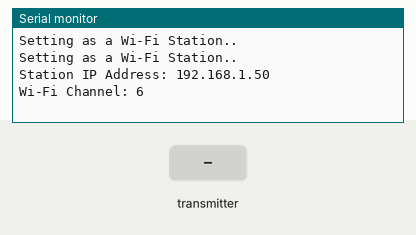
The sketch below on a simulated ESP8266 (NodeMCU). Parts: the last lines printed to the serial monitor. The test bench sets the inputs (shaded band). WiFi joins after 1.5 s; servers stay silent unless stated.

Above: at 3.2 s.
3.3 s: the transmitter starts sending id = 0
At 3.61 s:
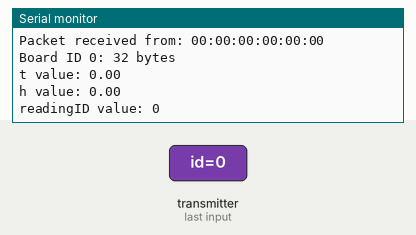
4.8 s: the transmitter starts sending temp = 25
6.3 s: the transmitter starts sending hum = 25
7.8 s: the transmitter starts sending readingId = 1
At 8.11 s:
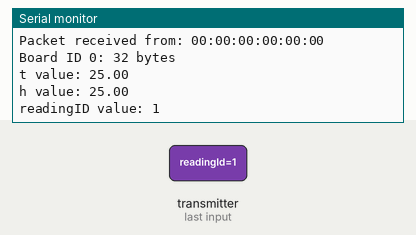
9.3 s: the transmitter starts sending id = 1
10.8 s: the transmitter starts sending temp = 50
Timing chart, 0 to 13.3 s (numbered marks = the images above; inputs shaded):
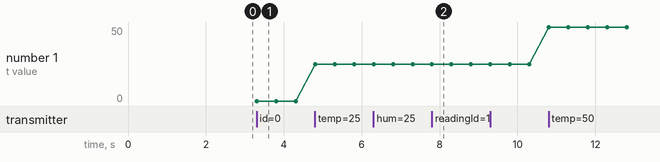

Measured:
- after the input at 3.3 s, the serial monitor: prints a new line at once (image 1)
- after the input at 7.8 s, the serial monitor: prints a new line at once (image 2)
- plotted number 1: 0 → 25 after the input at 4.8 s, 25 → 50 after the input at 10.8 s

The sketch:

Receptor_ESP8266_v5.ino
```cpp
// (licence header left out)
#include <espnow.h>
#include <ESP8266WiFi.h>
#include "ESPAsyncWebServer.h"
#include "ESPAsyncTCP.h"
#include <Arduino_JSON.h>

// Replace with your network credentials (STATION)
const char* ssid = "nome_da_rede";
const char* password = "senha_da_rede";

// Structure example to receive data
// Must match the sender structure
typedef struct struct_message {
  int id;
  double temp;
  double hum;
  unsigned int readingId;
} struct_message;

struct_message incomingReadings;

JSONVar board;

AsyncWebServer server(80);
AsyncEventSource events("/events");

// callback function that will be executed when data is received
void OnDataRecv(uint8_t * mac_addr, uint8_t *incomingData, uint8_t len) {
  // Copies the sender mac address to a string
  char macStr[18];
  Serial.print("Packet received from: ");
  snprintf(macStr, sizeof(macStr), "%02x:%02x:%02x:%02x:%02x:%02x",
           mac_addr[0], mac_addr[1], mac_addr[2], mac_addr[3], mac_addr[4], mac_addr[5]);
  Serial.println(macStr);
  memcpy(&incomingReadings, incomingData, sizeof(incomingReadings));

  board["id"] = incomingReadings.id;
  board["temperature"] = incomingReadings.temp;
  board["humidity"] = incomingReadings.hum;
  board["readingId"] = String(incomingReadings.readingId);
  String jsonString = JSON.stringify(board);
  events.send(jsonString.c_str(), "new_readings", millis());

  Serial.printf("Board ID %u: %u bytes\n", incomingReadings.id, len);
  Serial.printf("t value: %4.2f \n", incomingReadings.temp);
  Serial.printf("h value: %4.2f \n", incomingReadings.hum);
  Serial.printf("readingID value: %d \n", incomingReadings.readingId);
  Serial.println();
}

const char index_html[] PROGMEM = R"rawliteral(
<!DOCTYPE HTML><html>
<head>
  <title>ESP-NOW DASHBOARD</title>
  <meta name="viewport" content="width=device-width, initial-scale=1">
  <link rel="stylesheet" href="https://use.fontawesome.com/releases/v5.7.2/css/all.css" integrity="sha384-fnmOCqbTlWIlj8LyTjo7mOUStjsKC4pOpQbqyi7RrhN7udi9RwhKkMHpvLbHG9Sr" crossorigin="anonymous">
  <link rel="icon" href="data:,">
  <style>
    html {font-family: Arial; display: inline-block; text-align: center;}
    h1 {  font-size: 2rem;}
    body {  margin: 0;}
    .topnav { overflow: hidden; background-color: #2f4468; color: white; font-size: 1.7rem; }
    .content { padding: 20px; }
    .card { background-color: white; box-shadow: 2px 2px 12px 1px rgba(140,140,140,.5); }
    .cards { max-width: 700px; margin: 0 auto; display: grid; grid-gap: 2rem; grid-template-columns: repeat(auto-fit, minmax(320px, 1fr)); }
    .reading { font-size: 2.8rem; }
    .timestamp { color: #bebebe; font-size: 1rem; }
    .card-title{ font-size: 1.2rem; font-weight : bold; }
    .card.temperature { color: #B10F2E; }
    .card.humidity { color: #50B8B4; }
  </style>
</head>
<body>
  <div class="topnav">
    <h1>MONITORAMENTO DASHBOARD</h1>
  </div>
  <div class="content">
    <div class="cards">
      <div class="card temperature">
        <p class="card-title"><i class="fas fa-thermometer-half"></i> TOMADA #1 - POTENCIA</p><p><span class="reading"><span id="t1"></span>VA</span></p><p class="timestamp">Last Reading: <span id="rt1"></span></p>
      </div>
      <div class="card humidity">
        <p class="card-title"><i class="fas fa-tint"></i> TOMADA #1 - CORRENTE</p><p><span class="reading"><span id="h1"></span>A</span></p><p class="timestamp">Last Reading: <span id="rh1"></span></p>
      </div>
      <div class="card temperature">
        <p class="card-title"><i class="fas fa-thermometer-half"></i> TOMADA #2 - POTENCIA</p><p><span class="reading"><span id="t2"></span>VA</span></p><p class="timestamp">Last Reading: <span id="rt2"></span></p>
      </div>
      <div class="card humidity">
        <p class="card-title"><i class="fas fa-tint"></i> TOMADA #2 - CORRENTE</p><p><span class="reading"><span id="h2"></span>A</span></p><p class="timestamp">Last Reading: <span id="rh2"></span></p>
      </div>
      <div class="card temperature">
        <p class="card-title"><i class="fas fa-thermometer-half"></i> TOMADA #3 - POTENCIA</p><p><span class="reading"><span id="t3"></span>VA</span></p><p class="timestamp">Last Reading: <span id="rt3"></span></p>
      </div>
      <div class="card humidity">
        <p class="card-title"><i class="fas fa-tint"></i> TOMADA #3 - CORRENTE</p><p><span class="reading"><span id="h3"></span>A</span></p><p class="timestamp">Last Reading: <span id="rh3"></span></p>
      </div>
    </div>
  </div>
<script>
function getDateTime() {
  var currentdate = new Date();
  var datetime = currentdate.getDate() + "/"
  + (currentdate.getMonth()+1) + "/"
  + currentdate.getFullYear() + " at "
  + currentdate.getHours() + ":"
  + currentdate.getMinutes() + ":"
  + currentdate.getSeconds();
  return datetime;
}
if (!!window.EventSource) {
 var source = new EventSource('/events');

 source.addEventListener('open', function(e) {
  console.log("Events Connected");
 }, false);
 source.addEventListener('error', function(e) {
  if (e.target.readyState != EventSource.OPEN) {
    console.log("Events Disconnected");
  }
 }, false);

 source.addEventListener('message', function(e) {
  console.log("message", e.data);
 }, false);

 /*source.addEventListener('new_readings', function(e) {
  console.log("new_readings", e.data);
  var obj = JSON.parse(e.data);
  document.getElementById("t"+obj.id).innerHTML = obj.temperature.toFixed(2);// Acho que tem que mexer aqui----------------------
  document.getElementById("h"+obj.id).innerHTML = obj.humidity.toFixed(2);// E mexer aqui----------------------------------------
  document.getElementById("rt"+obj.id).innerHTML = getDateTime();
  document.getElementById("rh"+obj.id).innerHTML = getDateTime();
 }, false);*/
 source.addEventListener('new_readings', function(e) {
  console.log("new_readings", e.data);
  var obj = JSON.parse(e.data);
  document.getElementById("t"+obj.id).innerHTML = obj.temperature.toFixed(3);// Acho que tem que mexer aqui----------------------
  document.getElementById("h"+obj.id).innerHTML = obj.humidity.toFixed(3);// E mexer aqui----------------------------------------
  document.getElementById("rt"+obj.id).innerHTML = getDateTime();
  document.getElementById("rh"+obj.id).innerHTML = getDateTime();
 }, false);
}
</script>
</body>
</html>)rawliteral";

void setup() {
  // Initialize Serial Monitor
  Serial.begin(115200);

  // Set the device as a Station and Soft Access Point simultaneously
  WiFi.mode(WIFI_AP_STA);

  // Set device as a Wi-Fi Station
  WiFi.begin(ssid, password);
  while (WiFi.status() != WL_CONNECTED) {
    delay(1000);
    Serial.println("Setting as a Wi-Fi Station..");
  }
  Serial.print("Station IP Address: ");
  Serial.println(WiFi.localIP());
  Serial.print("Wi-Fi Channel: ");
  Serial.println(WiFi.channel());

  // Init ESP-NOW
  if (esp_now_init() != 0) {
    Serial.println("Error initializing ESP-NOW");
    return;
  }

  // Once ESPNow is successfully Init, we will register for recv CB to
  // get recv packer info
  esp_now_register_recv_cb(OnDataRecv);

  server.on("/", HTTP_GET, [](AsyncWebServerRequest *request){
    request->send_P(200, "text/html", index_html);
  });

  events.onConnect([](AsyncEventSourceClient *client){
    if(client->lastId()){
      Serial.printf("Client reconnected! Last message ID that it got is: %u\n", client->lastId());
    }
    // send event with message "hello!", id current millis
    // and set reconnect delay to 1 second
    client->send("hello!", NULL, millis(), 10000);
  });
  server.addHandler(&events);
  server.begin();
}

void loop() {
  static unsigned long lastEventTime = millis();
  static const unsigned long EVENT_INTERVAL_MS = 5000;
  if ((millis() - lastEventTime) > EVENT_INTERVAL_MS) {
    events.send("ping",NULL,millis());
    lastEventTime = millis();
  }
}
```
